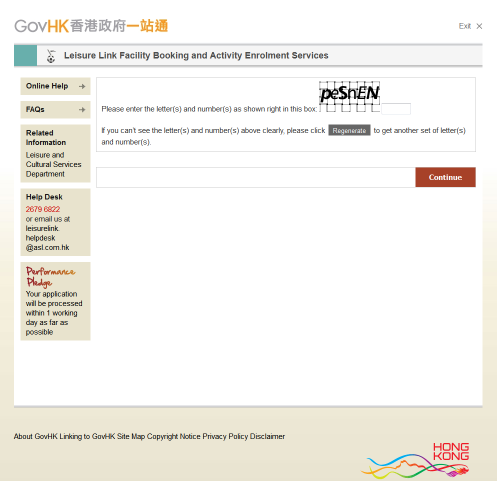
#> input picture screenshot.png, 993 x 962 px, found by its file name (shown at 1/2 size)
$ python autofill.py
#> lines starting #> are read from the running program, lines starting #| are printed output that depends on the picture; after the words box and inside, x2 and y2 are one past the last pixel; in counts of white or black regions, pixels touching at a corner belong together
### SC_Reader.py
try:
    import Image
except ImportError:
    from PIL import Image

from bath import *
#from pytesser import image_to_string

import os

def image_to_string(img, cleanup=True, plus =''):
    os.popen('tesseract bath.png result')
    text = file('result.txt').read().strip()
    if cleanup:
        os.remove('result.txt')
    return text

def code():
    im = Image.open(r'C:\Users\heluoyichong\PycharmProjects\SecurityCode\CrackBooking\screenshot.png')
#> im is the input picture: PIL image 993x962 RGBA; mean R, G, B, A 244.1, 242, 237.1, 255
    left = 640
    top = 160
    right = 760
    bottom = 220
    im_crop = im.crop((left, top, right, bottom)) # defines crop points
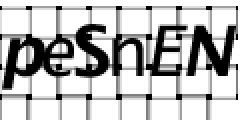
#> im_crop: PIL image 120x60 RGBA (shown 2 times larger); mean R, G, B, A 186.2, 186.2, 186.2, 255
    im_crop.save("crop.png")
    bath(im_crop).save("bath.png")
    return image_to_string('bath.png')

print(code())

### bath.py
import PIL.Image
import sys

from clearNoise import *

# python chop.py [chop-factor] [in-file] [out-file]

def bath(im):
    chop = 1
    im = im.convert('1')
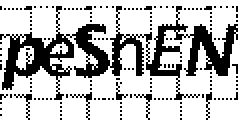
#> im: PIL image 120x60 1 (shown 2 times larger); 73.2% white; 162 black regions (157 under 20 px), largest, box (x1, y1, x2, y2) and area: (0, 3, 119, 50) 1603, (35, 46, 46, 60) 28, (7, 47, 16, 60) 25, (67, 47, 76, 60) 25, (103, 46, 106, 60) 20
    width, height = im.size
#> width = 120; height = 60
    data = im.load()

        # Iterate through the rows.
    for y in range(height):
        for x in range(width):

            # Make sure we're on a dark pixel.
            if data[x, y] > 128:
                continue

            # Keep a total of non-white contiguous pixels.
            total = 0

            # Check a sequence ranging fr   om x to image.width.
            for c in range(x, width):

                # If the pixel is dark, add it to the total.
                if data[c, y] < 128:
                    total += 1

                # If the pixel is light, stop the sequence.
                else:
                    break

            # If the total is less than the chop, replace everything with white.
            if total <= chop:
                for c in range(total):
                    data[x + c, y] = 255

            # Skip this sequence we just altered.
            x += total
#> after the loop, x = 119


        # Iterate through the columns.
    for x in range(width):
        for y in range(height):

            # Make sure we're on a dark pixel.
            if data[x, y] > 128:
                continue

            # Keep a total of non-white contiguous pixels.
            total = 0

            # Check a sequence ranging from y to image.height.
            for c in range(y, height):

                # If the pixel is dark, add it to the total.
                if data[x, c] < 128:
                    total += 1

                # If the pixel is light, stop the sequence.
                else:
                    break

            # If the total is less than the chop, replace everything with white.
            if total <= chop:
                for c in range(total):
                    data[x, y + c] = 255

            # Skip this sequence we just altered.
            y += total
#> after the loop, y = 59

    return clear(im);

### clearNoise.py
#To clear the remaining black squares after the first bath

try:
    import Image
except ImportError:
    from PIL import Image

import sys
import math


def clear(im):

    im = im.convert("1")
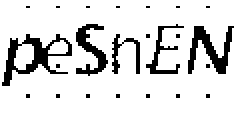
#> im: PIL image 120x60 1 (shown 2 times larger); 86.5% white; 23 black regions (18 under 20 px), largest, box (x1, y1, x2, y2) and area: (1, 17, 36, 43) 293, (94, 13, 117, 37) 233, (38, 12, 54, 38) 174, (73, 12, 92, 37) 116, (56, 17, 70, 37) 95
    data = im.load()
    width, height = im.size
#> width = 120; height = 60

    flag = 0
    x = 3
    y = 3

    def noise(x,y):
    #To determine whether the pixel is noise or not depending on the colors of the four pixels from each of which are two units aparts.
    #The pixel is reckoned as noise where the four pixels are all while dots.
    #    o
    #
    # o  i  o
    #
    #    o
    # (noise)

        check = True
        i = x
        j = y
        if data[i,j-2] <> 255:
            check = False

        if data[i,j+2] <> 255:
            check = False

        if data[i-2,j] <> 255:
            check = False

        if data[i+2,j] <> 255:
            check = False
        return check


    for y in range(height):
        if (y % 15 == 2) or (y % 15 == 3):
            #print y % 15
            for x in range(width):
                #If every pixel is white, flag remains the same
                if (x % 15 == 13) or (x % 15 == 14):
                    if data[x, y] > 200:
                        continue
                    #If the pixel is black, raise the flag
                    if data[x, y] < 200:
                        #If the pixel is noise, wipe it out
                        #print "(" + str(x) + "," + str(y) + ")"
                        if noise(x,y) == 1:
                            data[x,y] = 255
                        else:
                            continue
                        #flag = 1
                        #print "(" + str(x) + "," + str(y) + ")"
                else:
                    continue
        else:
            continue

    return  im

### autofill.py
#PHASE ONE
#This is to mock real-person access to the website.
#Step 1: Open the webpage with browser - Firefox. (may be replaced with phantomjs in late revision)
#Step 2: Screencapture the page and store the .png file as "screenshot.png". (this should be considered when replacing the browser with phantomjs)
#Step 3: Cut the captcha from the "screenshot.png" and save as "crop.png".
#Step 4: Clean the noise of "crop.png" and save as "bath.png".
#Step 5: Using OCR Tesser to conduct the character recognition. (!!Pay Attention: We are using and calling the Tesseract engine directly from SHELL while not using exisiting python wrapper - Pytesser or whatsoever in this code because of inflexibility to adjust (only 6 characters or only digits&characters)induced by pre-installed outdated tesser enginine. Thus should have the latest Tesser installed.)
#____________Ref____________https://code.google.com/p/tesseract-ocr/____________
#Step 6: Fill in the form and submit automatically. (using selenium lib to call the webdriver. should consider to replace with phantomjs. NEED TO ADD RECURIVE ATTEMPTS IN CASE OF FAILURE)
#____________Ref____________http://stackoverflow.com/questions/26050075/filling-out-web-form-data-using-built-in-python-modules/____________
#Step 7: Reaching the username and password page. Then we've done with PHASE ONE

try:
    import Image
except ImportError:
    from PIL import Image

import SC_Reader
#> in bath, `return clear(im);`:
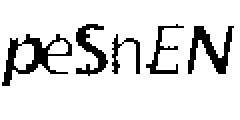
#> returned value: PIL image 120x60 1 (shown 2 times larger); 87.4% white; 5 black regions, box (x1, y1, x2, y2) and area: (1, 17, 36, 43) 293, (94, 13, 117, 37) 233, (38, 12, 54, 38) 174, (73, 12, 92, 37) 114, (56, 17, 70, 37) 93
#> (the run stopped early here; a loop or call above may not have finished)
